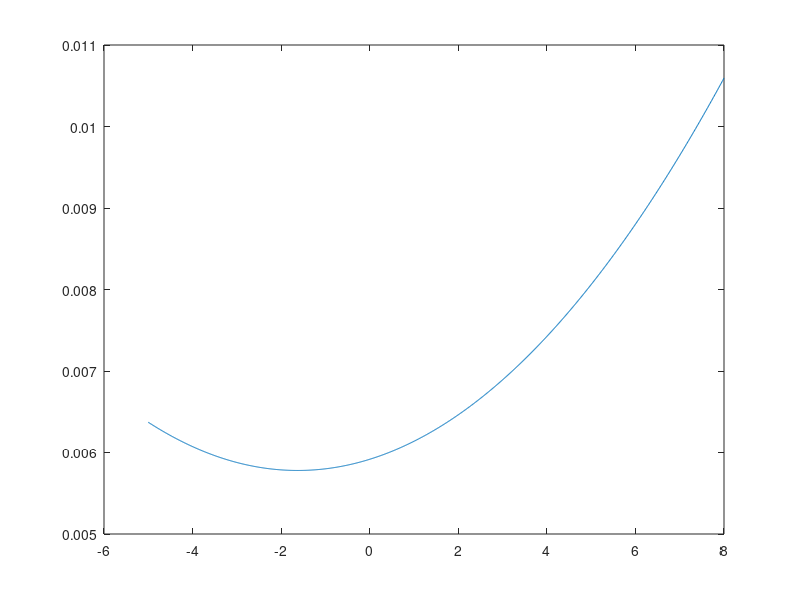

Reproduce this figure in MATLAB.
clear
clc
close all

data_0012 = load("0012 cdvscl.csv");
data_2412 = load("2412 cdvscl.csv");

X0012_cl = data_0012(1:end, 1);
X0012_cd = data_0012(1:end, 2);
X2412_cl = data_2412(1:end, 1);
X2412_cd = data_2412(1:end, 2);

cd_fit_0012 = polyfit(X0012_cl,X0012_cd,2);
cd_fit_2412 = polyfit(X2412_cl,X2412_cd,2);

AoA = -5:0.01:8;
S = 23112;

y = -18*12:1:18*12;
c = linspace(64,43,round(length(y)/2));
chalf = c(1,2:end);
c = cat(2,flip(chalf),64,chalf);

a_0012 = 0.1060;
a_2412 = 0.1041;

a = linspace(a_2412,a_0012,round(length(y)/2));
ahalf = a(1,2:end);
a = cat(2,flip(ahalf),a_2412,ahalf);

aL0_0012 = 0.0004;
aL0_2412 = -2.1402;

aL0 = linspace(aL0_2412,aL0_0012,round(length(y)/2));
aL0half = aL0(1,2:end);
aL0 = cat(2,flip(aL0half),aL0_2412,aL0half);

twist = linspace(0,2,round(length(y)/2));
twisthalf = twist(1,2:end);
twist = cat(2,flip(twisthalf),0,twisthalf);

local_cl = zeros(size(y));
local_cd = zeros(size(y));
weight = linspace(0,1,round(length(y)/2));
weighthalf = weight(1,2:end);
weight = cat(2,flip(weighthalf),0,weighthalf);
total_cd = zeros(size(AoA));

for i = 1:length(AoA)
    local_AoA = twist + AoA(i);
    for j = 1:length(y)
        local_cl(j) = (local_AoA(j) - aL0(j)) * a(j);
        local_cd0012 = cd_fit_0012(1) * local_cl(j) ^ 2 + cd_fit_0012(2) * local_cl(j) + cd_fit_0012(3);
        local_cd2412 = cd_fit_2412(1) * local_cl(j) ^ 2 + cd_fit_2412(2) * local_cl(j) + cd_fit_2412(3);
        local_cd(j) = weight(j) * local_cd0012 + (1 - weight(j)) * local_cd2412;
    end
    cd_integral = trapz(local_cd .* c);
    total_cd(i) = cd_integral / S;
end


plot(AoA,total_cd);
hold on